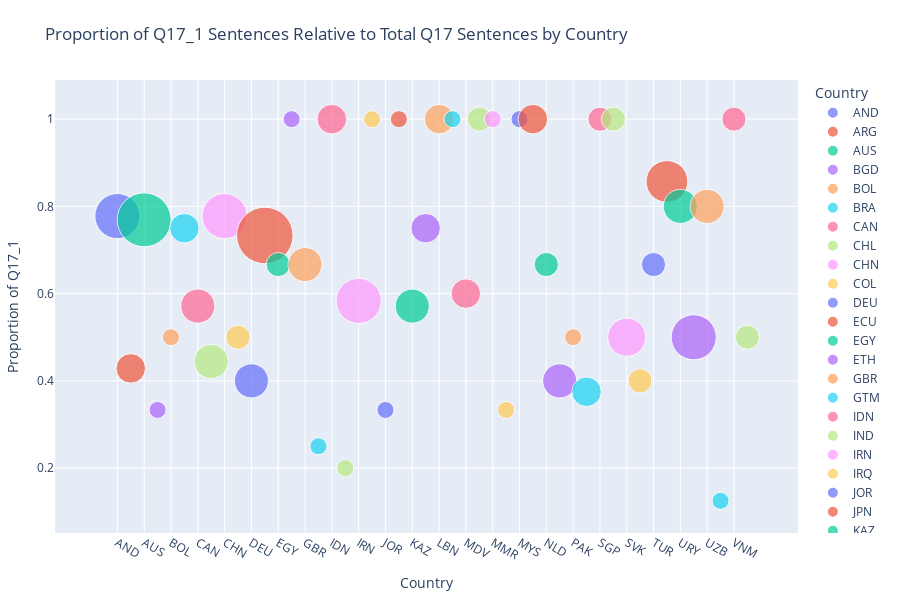

Write notebook code for a chart like this one.
### Code cell
## (Visualization -I) ##

# This code filters predicted Q17-related labels from the predictions dataset,
# calculates sentence counts and proportions of given response per country,
# prepares the data for ordered plotting,
# then creates and displays a scatter plot showing the proportion of Q17_1 sentences relative to total Q17 sentences by country,
# with point sizes representing sentence counts, x-axis showing the countries and y-axis the proportion of given response to total count responses.

%run visualize_preds_props.py

### Figure 1 — Plotly figure (JSON) as saved in the notebook; plotly's stock layout.template omitted (floating-point values rounded to 4 significant figures)
{"data": [{"hovertemplate": "<b>%{hovertext}</b><br><br>Country=%{x}<br>Proportion of Q17_1=%{y}<br>Sentence Count=%{marker.size}<extra></extra>", "hovertext": ["AND"], "legendgroup": "AND", "marker": {"color": "#636efa", "size": [7], "sizemode": "area", "sizeref": 0.006875, "symbol": "circle"}, "mode": "markers", "name": "AND", "orientation": "v", "showlegend": true, "type": "scatter", "x": ["AND"], "xaxis": "x", "y": [0.7778], "yaxis": "y"}, {"hovertemplate": "<b>%{hovertext}</b><br><br>Country=%{x}<br>Proportion of Q17_1=%{y}<br>Sentence Count=%{marker.size}<extra></extra>", "hovertext": ["ARG"], "legendgroup": "ARG", "marker": {"color": "#EF553B", "size": [3], "sizemode": "area", "sizeref": 0.006875, "symbol": "circle"}, "mode": "markers", "name": "ARG", "orientation": "v", "showlegend": true, "type": "scatter", "x": ["ARG"], "xaxis": "x", "y": [0.4286], "yaxis": "y"}, {"hovertemplate": "<b>%{hovertext}</b><br><br>Country=%{x}<br>Proportion of Q17_1=%{y}<br>Sentence Count=%{marker.size}<extra></extra>", "hovertext": ["AUS"], "legendgroup": "AUS", "marker": {"color": "#00cc96", "size": [10], "sizemode": "area", "sizeref": 0.006875, "symbol": "circle"}, "mode": "markers", "name": "AUS", "orientation": "v", "showlegend": true, "type": "scatter", "x": ["AUS"], "xaxis": "x", "y": [0.7692], "yaxis": "y"}, {"hovertemplate": "<b>%{hovertext}</b><br><br>Country=%{x}<br>Proportion of Q17_1=%{y}<br>Sentence Count=%{marker.size}<extra></extra>", "hovertext": ["BGD"], "legendgroup": "BGD", "marker": {"color": "#ab63fa", "size": [1], "sizemode": "area", "sizeref": 0.006875, "symbol": "circle"}, "mode": "markers", "name": "BGD", "orientation": "v", "showlegend": true, "type": "scatter", "x": ["BGD"], "xaxis": "x", "y": [0.3333], "yaxis": "y"}, {"hovertemplate": "<b>%{hovertext}</b><br><br>Country=%{x}<br>Proportion of Q17_1=%{y}<br>Sentence Count=%{marker.size}<extra></extra>", "hovertext": ["BOL"], "legendgroup": "BOL", "marker": {"color": "#FFA15A", "size": [1], "sizemode": "area", "sizeref": 0.006875, "symbol": "circle"}, "mode": "markers", "name": "BOL", "orientation": "v", "showlegend": true, "type": "scatter", "x": ["BOL"], "xaxis": "x", "y": [0.5], "yaxis": "y"}, {"hovertemplate": "<b>%{hovertext}</b><br><br>Country=%{x}<br>Proportion of Q17_1=%{y}<br>Sentence Count=%{marker.size}<extra></extra>", "hovertext": ["BRA"], "legendgroup": "BRA", "marker": {"color": "#19d3f3", "size": [3], "sizemode": "area", "sizeref": 0.006875, "symbol": "circle"}, "mode": "markers", "name": "BRA", "orientation": "v", "showlegend": true, "type": "scatter", "x": ["BRA"], "xaxis": "x", "y": [0.75], "yaxis": "y"}, {"hovertemplate": "<b>%{hovertext}</b><br><br>Country=%{x}<br>Proportion of Q17_1=%{y}<br>Sentence Count=%{marker.size}<extra></extra>", "hovertext": ["CAN"], "legendgroup": "CAN", "marker": {"color": "#FF6692", "size": [4], "sizemode": "area", "sizeref": 0.006875, "symbol": "circle"}, "mode": "markers", "name": "CAN", "orientation": "v", "showlegend": true, "type": "scatter", "x": ["CAN"], "xaxis": "x", "y": [0.5714], "yaxis": "y"}, {"hovertemplate": "<b>%{hovertext}</b><br><br>Country=%{x}<br>Proportion of Q17_1=%{y}<br>Sentence Count=%{marker.size}<extra></extra>", "hovertext": ["CHL"], "legendgroup": "CHL", "marker": {"color": "#B6E880", "size": [4], "sizemode": "area", "sizeref": 0.006875, "symbol": "circle"}, "mode": "markers", "name": "CHL", "orientation": "v", "showlegend": true, "type": "scatter", "x": ["CHL"], "xaxis": "x", "y": [0.4444], "yaxis": "y"}, {"hovertemplate": "<b>%{hovertext}</b><br><br>Country=%{x}<br>Proportion of Q17_1=%{y}<br>Sentence Count=%{marker.size}<extra></extra>", "hovertext": ["CHN"], "legendgroup": "CHN", "marker": {"color": "#FF97FF", "size": [7], "sizemode": "area", "sizeref": 0.006875, "symbol": "circle"}, "mode": "markers", "name": "CHN", "orientation": "v", "showlegend": true, "type": "scatter", "x": ["CHN"], "xaxis": "x", "y": [0.7778], "yaxis": "y"}, {"hovertemplate": "<b>%{hovertext}</b><br><br>Country=%{x}<br>Proportion of Q17_1=%{y}<br>Sentence Count=%{marker.size}<extra></extra>", "hovertext": ["COL"], "legendgroup": "COL", "marker": {"color": "#FECB52", "size": [2], "sizemode": "area", "sizeref": 0.006875, "symbol": "circle"}, "mode": "markers", "name": "COL", "orientation": "v", "showlegend": true, "type": "scatter", "x": ["COL"], "xaxis": "x", "y": [0.5], "yaxis": "y"}, {"hovertemplate": "<b>%{hovertext}</b><br><br>Country=%{x}<br>Proportion of Q17_1=%{y}<br>Sentence Count=%{marker.size}<extra></extra>", "hovertext": ["DEU"], "legendgroup": "DEU", "marker": {"color": "#636efa", "size": [4], "sizemode": "area", "sizeref": 0.006875, "symbol": "circle"}, "mode": "markers", "name": "DEU", "orientation": "v", "showlegend": true, "type": "scatter", "x": ["DEU"], "xaxis": "x", "y": [0.4], "yaxis": "y"}, {"hovertemplate": "<b>%{hovertext}</b><br><br>Country=%{x}<br>Proportion of Q17_1=%{y}<br>Sentence Count=%{marker.size}<extra></extra>", "hovertext": ["ECU"], "legendgroup": "ECU", "marker": {"color": "#EF553B", "size": [11], "sizemode": "area", "sizeref": 0.006875, "symbol": "circle"}, "mode": "markers", "name": "ECU", "orientation": "v", "showlegend": true, "type": "scatter", "x": ["ECU"], "xaxis": "x", "y": [0.7333], "yaxis": "y"}, {"hovertemplate": "<b>%{hovertext}</b><br><br>Country=%{x}<br>Proportion of Q17_1=%{y}<br>Sentence Count=%{marker.size}<extra></extra>", "hovertext": ["EGY"], "legendgroup": "EGY", "marker": {"color": "#00cc96", "size": [2], "sizemode": "area", "sizeref": 0.006875, "symbol": "circle"}, "mode": "markers", "name": "EGY", "orientation": "v", "showlegend": true, "type": "scatter", "x": ["EGY"], "xaxis": "x", "y": [0.6667], "yaxis": "y"}, {"hovertemplate": "<b>%{hovertext}</b><br><br>Country=%{x}<br>Proportion of Q17_1=%{y}<br>Sentence Count=%{marker.size}<extra></extra>", "hovertext": ["ETH"], "legendgroup": "ETH", "marker": {"color": "#ab63fa", "size": [1], "sizemode": "area", "sizeref": 0.006875, "symbol": "circle"}, "mode": "markers", "name": "ETH", "orientation": "v", "showlegend": true, "type": "scatter", "x": ["ETH"], "xaxis": "x", "y": [1.0], "yaxis": "y"}, {"hovertemplate": "<b>%{hovertext}</b><br><br>Country=%{x}<br>Proportion of Q17_1=%{y}<br>Sentence Count=%{marker.size}<extra></extra>", "hovertext": ["GBR"], "legendgroup": "GBR", "marker": {"color": "#FFA15A", "size": [4], "sizemode": "area", "sizeref": 0.006875, "symbol": "circle"}, "mode": "markers", "name": "GBR", "orientation": "v", "showlegend": true, "type": "scatter", "x": ["GBR"], "xaxis": "x", "y": [0.6667], "yaxis": "y"}, {"hovertemplate": "<b>%{hovertext}</b><br><br>Country=%{x}<br>Proportion of Q17_1=%{y}<br>Sentence Count=%{marker.size}<extra></extra>", "hovertext": ["GTM"], "legendgroup": "GTM", "marker": {"color": "#19d3f3", "size": [1], "sizemode": "area", "sizeref": 0.006875, "symbol": "circle"}, "mode": "markers", "name": "GTM", "orientation": "v", "showlegend": true, "type": "scatter", "x": ["GTM"], "xaxis": "x", "y": [0.25], "yaxis": "y"}, {"hovertemplate": "<b>%{hovertext}</b><br><br>Country=%{x}<br>Proportion of Q17_1=%{y}<br>Sentence Count=%{marker.size}<extra></extra>", "hovertext": ["IDN"], "legendgroup": "IDN", "marker": {"color": "#FF6692", "size": [3], "sizemode": "area", "sizeref": 0.006875, "symbol": "circle"}, "mode": "markers", "name": "IDN", "orientation": "v", "showlegend": true, "type": "scatter", "x": ["IDN"], "xaxis": "x", "y": [1.0], "yaxis": "y"}, {"hovertemplate": "<b>%{hovertext}</b><br><br>Country=%{x}<br>Proportion of Q17_1=%{y}<br>Sentence Count=%{marker.size}<extra></extra>", "hovertext": ["IND"], "legendgroup": "IND", "marker": {"color": "#B6E880", "size": [1], "sizemode": "area", "sizeref": 0.006875, "symbol": "circle"}, "mode": "markers", "name": "IND", "orientation": "v", "showlegend": true, "type": "scatter", "x": ["IND"], "xaxis": "x", "y": [0.2], "yaxis": "y"}, {"hovertemplate": "<b>%{hovertext}</b><br><br>Country=%{x}<br>Proportion of Q17_1=%{y}<br>Sentence Count=%{marker.size}<extra></extra>", "hovertext": ["IRN"], "legendgroup": "IRN", "marker": {"color": "#FF97FF", "size": [7], "sizemode": "area", "sizeref": 0.006875, "symbol": "circle"}, "mode": "markers", "name": "IRN", "orientation": "v", "showlegend": true, "type": "scatter", "x": ["IRN"], "xaxis": "x", "y": [0.5833], "yaxis": "y"}, {"hovertemplate": "<b>%{hovertext}</b><br><br>Country=%{x}<br>Proportion of Q17_1=%{y}<br>Sentence Count=%{marker.size}<extra></extra>", "hovertext": ["IRQ"], "legendgroup": "IRQ", "marker": {"color": "#FECB52", "size": [1], "sizemode": "area", "sizeref": 0.006875, "symbol": "circle"}, "mode": "markers", "name": "IRQ", "orientation": "v", "showlegend": true, "type": "scatter", "x": ["IRQ"], "xaxis": "x", "y": [1.0], "yaxis": "y"}, {"hovertemplate": "<b>%{hovertext}</b><br><br>Country=%{x}<br>Proportion of Q17_1=%{y}<br>Sentence Count=%{marker.size}<extra></extra>", "hovertext": ["JOR"], "legendgroup": "JOR", "marker": {"color": "#636efa", "size": [1], "sizemode": "area", "sizeref": 0.006875, "symbol": "circle"}, "mode": "markers", "name": "JOR", "orientation": "v", "showlegend": true, "type": "scatter", "x": ["JOR"], "xaxis": "x", "y": [0.3333], "yaxis": "y"}, {"hovertemplate": "<b>%{hovertext}</b><br><br>Country=%{x}<br>Proportion of Q17_1=%{y}<br>Sentence Count=%{marker.size}<extra></extra>", "hovertext": ["JPN"], "legendgroup": "JPN", "marker": {"color": "#EF553B", "size": [1], "sizemode": "area", "sizeref": 0.006875, "symbol": "circle"}, "mode": "markers", "name": "JPN", "orientation": "v", "showlegend": true, "type": "scatter", "x": ["JPN"], "xaxis": "x", "y": [1.0], "yaxis": "y"}, {"hovertemplate": "<b>%{hovertext}</b><br><br>Country=%{x}<br>Proportion of Q17_1=%{y}<br>Sentence Count=%{marker.size}<extra></extra>", "hovertext": ["KAZ"], "legendgroup": "KAZ", "marker": {"color": "#00cc96", "size": [4], "sizemode": "area", "sizeref": 0.006875, "symbol": "circle"}, "mode": "markers", "name": "KAZ", "orientation": "v", "showlegend": true, "type": "scatter", "x": ["KAZ"], "xaxis": "x", "y": [0.5714], "yaxis": "y"}, {"hovertemplate": "<b>%{hovertext}</b><br><br>Country=%{x}<br>Proportion of Q17_1=%{y}<br>Sentence Count=%{marker.size}<extra></extra>", "hovertext": ["KEN"], "legendgroup": "KEN", "marker": {"color": "#ab63fa", "size": [3], "sizemode": "area", "sizeref": 0.006875, "symbol": "circle"}, "mode": "markers", "name": "KEN", "orientation": "v", "showlegend": true, "type": "scatter", "x": ["KEN"], "xaxis": "x", "y": [0.75], "yaxis": "y"}, {"hovertemplate": "<b>%{hovertext}</b><br><br>Country=%{x}<br>Proportion of Q17_1=%{y}<br>Sentence Count=%{marker.size}<extra></extra>", "hovertext": ["LBN"], "legendgroup": "LBN", "marker": {"color": "#FFA15A", "size": [3], "sizemode": "area", "sizeref": 0.006875, "symbol": "circle"}, "mode": "markers", "name": "LBN", "orientation": "v", "showlegend": true, "type": "scatter", "x": ["LBN"], "xaxis": "x", "y": [1.0], "yaxis": "y"}, {"hovertemplate": "<b>%{hovertext}</b><br><br>Country=%{x}<br>Proportion of Q17_1=%{y}<br>Sentence Count=%{marker.size}<extra></extra>", "hovertext": ["MAR"], "legendgroup": "MAR", "marker": {"color": "#19d3f3", "size": [1], "sizemode": "area", "sizeref": 0.006875, "symbol": "circle"}, "mode": "markers", "name": "MAR", "orientation": "v", "showlegend": true, "type": "scatter", "x": ["MAR"], "xaxis": "x", "y": [1.0], "yaxis": "y"}, {"hovertemplate": "<b>%{hovertext}</b><br><br>Country=%{x}<br>Proportion of Q17_1=%{y}<br>Sentence Count=%{marker.size}<extra></extra>", "hovertext": ["MDV"], "legendgroup": "MDV", "marker": {"color": "#FF6692", "size": [3], "sizemode": "area", "sizeref": 0.006875, "symbol": "circle"}, "mode": "markers", "name": "MDV", "orientation": "v", "showlegend": true, "type": "scatter", "x": ["MDV"], "xaxis": "x", "y": [0.6], "yaxis": "y"}, {"hovertemplate": "<b>%{hovertext}</b><br><br>Country=%{x}<br>Proportion of Q17_1=%{y}<br>Sentence Count=%{marker.size}<extra></extra>", "hovertext": ["MEX"], "legendgroup": "MEX", "marker": {"color": "#B6E880", "size": [2], "sizemode": "area", "sizeref": 0.006875, "symbol": "circle"}, "mode": "markers", "name": "MEX", "orientation": "v", "showlegend": true, "type": "scatter", "x": ["MEX"], "xaxis": "x", "y": [1.0], "yaxis": "y"}, {"hovertemplate": "<b>%{hovertext}</b><br><br>Country=%{x}<br>Proportion of Q17_1=%{y}<br>Sentence Count=%{marker.size}<extra></extra>", "hovertext": ["MMR"], "legendgroup": "MMR", "marker": {"color": "#FF97FF", "size": [1], "sizemode": "area", "sizeref": 0.006875, "symbol": "circle"}, "mode": "markers", "name": "MMR", "orientation": "v", "showlegend": true, "type": "scatter", "x": ["MMR"], "xaxis": "x", "y": [1.0], "yaxis": "y"}, {"hovertemplate": "<b>%{hovertext}</b><br><br>Country=%{x}<br>Proportion of Q17_1=%{y}<br>Sentence Count=%{marker.size}<extra></extra>", "hovertext": ["MNG"], "legendgroup": "MNG", "marker": {"color": "#FECB52", "size": [1], "sizemode": "area", "sizeref": 0.006875, "symbol": "circle"}, "mode": "markers", "name": "MNG", "orientation": "v", "showlegend": true, "type": "scatter", "x": ["MNG"], "xaxis": "x", "y": [0.3333], "yaxis": "y"}, {"hovertemplate": "<b>%{hovertext}</b><br><br>Country=%{x}<br>Proportion of Q17_1=%{y}<br>Sentence Count=%{marker.size}<extra></extra>", "hovertext": ["MYS"], "legendgroup": "MYS", "marker": {"color": "#636efa", "size": [1], "sizemode": "area", "sizeref": 0.006875, "symbol": "circle"}, "mode": "markers", "name": "MYS", "orientation": "v", "showlegend": true, "type": "scatter", "x": ["MYS"], "xaxis": "x", "y": [1.0], "yaxis": "y"}, {"hovertemplate": "<b>%{hovertext}</b><br><br>Country=%{x}<br>Proportion of Q17_1=%{y}<br>Sentence Count=%{marker.size}<extra></extra>", "hovertext": ["NIC"], "legendgroup": "NIC", "marker": {"color": "#EF553B", "size": [3], "sizemode": "area", "sizeref": 0.006875, "symbol": "circle"}, "mode": "markers", "name": "NIC", "orientation": "v", "showlegend": true, "type": "scatter", "x": ["NIC"], "xaxis": "x", "y": [1.0], "yaxis": "y"}, {"hovertemplate": "<b>%{hovertext}</b><br><br>Country=%{x}<br>Proportion of Q17_1=%{y}<br>Sentence Count=%{marker.size}<extra></extra>", "hovertext": ["NLD"], "legendgroup": "NLD", "marker": {"color": "#00cc96", "size": [2], "sizemode": "area", "sizeref": 0.006875, "symbol": "circle"}, "mode": "markers", "name": "NLD", "orientation": "v", "showlegend": true, "type": "scatter", "x": ["NLD"], "xaxis": "x", "y": [0.6667], "yaxis": "y"}, {"hovertemplate": "<b>%{hovertext}</b><br><br>Country=%{x}<br>Proportion of Q17_1=%{y}<br>Sentence Count=%{marker.size}<extra></extra>", "hovertext": ["NZL"], "legendgroup": "NZL", "marker": {"color": "#ab63fa", "size": [4], "sizemode": "area", "sizeref": 0.006875, "symbol": "circle"}, "mode": "markers", "name": "NZL", "orientation": "v", "showlegend": true, "type": "scatter", "x": ["NZL"], "xaxis": "x", "y": [0.4], "yaxis": "y"}, {"hovertemplate": "<b>%{hovertext}</b><br><br>Country=%{x}<br>Proportion of Q17_1=%{y}<br>Sentence Count=%{marker.size}<extra></extra>", "hovertext": ["PAK"], "legendgroup": "PAK", "marker": {"color": "#FFA15A", "size": [1], "sizemode": "area", "sizeref": 0.006875, "symbol": "circle"}, "mode": "markers", "name": "PAK", "orientation": "v", "showlegend": true, "type": "scatter", "x": ["PAK"], "xaxis": "x", "y": [0.5], "yaxis": "y"}, {"hovertemplate": "<b>%{hovertext}</b><br><br>Country=%{x}<br>Proportion of Q17_1=%{y}<br>Sentence Count=%{marker.size}<extra></extra>", "hovertext": ["PHL"], "legendgroup": "PHL", "marker": {"color": "#19d3f3", "size": [3], "sizemode": "area", "sizeref": 0.006875, "symbol": "circle"}, "mode": "markers", "name": "PHL", "orientation": "v", "showlegend": true, "type": "scatter", "x": ["PHL"], "xaxis": "x", "y": [0.375], "yaxis": "y"}, {"hovertemplate": "<b>%{hovertext}</b><br><br>Country=%{x}<br>Proportion of Q17_1=%{y}<br>Sentence Count=%{marker.size}<extra></extra>", "hovertext": ["SGP"], "legendgroup": "SGP", "marker": {"color": "#FF6692", "size": [2], "sizemode": "area", "sizeref": 0.006875, "symbol": "circle"}, "mode": "markers", "name": "SGP", "orientation": "v", "showlegend": true, "type": "scatter", "x": ["SGP"], "xaxis": "x", "y": [1.0], "yaxis": "y"}, {"hovertemplate": "<b>%{hovertext}</b><br><br>Country=%{x}<br>Proportion of Q17_1=%{y}<br>Sentence Count=%{marker.size}<extra></extra>", "hovertext": ["SRB"], "legendgroup": "SRB", "marker": {"color": "#B6E880", "size": [2], "sizemode": "area", "sizeref": 0.006875, "symbol": "circle"}, "mode": "markers", "name": "SRB", "orientation": "v", "showlegend": true, "type": "scatter", "x": ["SRB"], "xaxis": "x", "y": [1.0], "yaxis": "y"}, {"hovertemplate": "<b>%{hovertext}</b><br><br>Country=%{x}<br>Proportion of Q17_1=%{y}<br>Sentence Count=%{marker.size}<extra></extra>", "hovertext": ["SVK"], "legendgroup": "SVK", "marker": {"color": "#FF97FF", "size": [5], "sizemode": "area", "sizeref": 0.006875, "symbol": "circle"}, "mode": "markers", "name": "SVK", "orientation": "v", "showlegend": true, "type": "scatter", "x": ["SVK"], "xaxis": "x", "y": [0.5], "yaxis": "y"}, {"hovertemplate": "<b>%{hovertext}</b><br><br>Country=%{x}<br>Proportion of Q17_1=%{y}<br>Sentence Count=%{marker.size}<extra></extra>", "hovertext": ["THA"], "legendgroup": "THA", "marker": {"color": "#FECB52", "size": [2], "sizemode": "area", "sizeref": 0.006875, "symbol": "circle"}, "mode": "markers", "name": "THA", "orientation": "v", "showlegend": true, "type": "scatter", "x": ["THA"], "xaxis": "x", "y": [0.4], "yaxis": "y"}, {"hovertemplate": "<b>%{hovertext}</b><br><br>Country=%{x}<br>Proportion of Q17_1=%{y}<br>Sentence Count=%{marker.size}<extra></extra>", "hovertext": ["TUR"], "legendgroup": "TUR", "marker": {"color": "#636efa", "size": [2], "sizemode": "area", "sizeref": 0.006875, "symbol": "circle"}, "mode": "markers", "name": "TUR", "orientation": "v", "showlegend": true, "type": "scatter", "x": ["TUR"], "xaxis": "x", "y": [0.6667], "yaxis": "y"}, {"hovertemplate": "<b>%{hovertext}</b><br><br>Country=%{x}<br>Proportion of Q17_1=%{y}<br>Sentence Count=%{marker.size}<extra></extra>", "hovertext": ["UKR"], "legendgroup": "UKR", "marker": {"color": "#EF553B", "size": [6], "sizemode": "area", "sizeref": 0.006875, "symbol": "circle"}, "mode": "markers", "name": "UKR", "orientation": "v", "showlegend": true, "type": "scatter", "x": ["UKR"], "xaxis": "x", "y": [0.8571], "yaxis": "y"}, {"hovertemplate": "<b>%{hovertext}</b><br><br>Country=%{x}<br>Proportion of Q17_1=%{y}<br>Sentence Count=%{marker.size}<extra></extra>", "hovertext": ["URY"], "legendgroup": "URY", "marker": {"color": "#00cc96", "size": [4], "sizemode": "area", "sizeref": 0.006875, "symbol": "circle"}, "mode": "markers", "name": "URY", "orientation": "v", "showlegend": true, "type": "scatter", "x": ["URY"], "xaxis": "x", "y": [0.8], "yaxis": "y"}, {"hovertemplate": "<b>%{hovertext}</b><br><br>Country=%{x}<br>Proportion of Q17_1=%{y}<br>Sentence Count=%{marker.size}<extra></extra>", "hovertext": ["USA"], "legendgroup": "USA", "marker": {"color": "#ab63fa", "size": [7], "sizemode": "area", "sizeref": 0.006875, "symbol": "circle"}, "mode": "markers", "name": "USA", "orientation": "v", "showlegend": true, "type": "scatter", "x": ["USA"], "xaxis": "x", "y": [0.5], "yaxis": "y"}, {"hovertemplate": "<b>%{hovertext}</b><br><br>Country=%{x}<br>Proportion of Q17_1=%{y}<br>Sentence Count=%{marker.size}<extra></extra>", "hovertext": ["UZB"], "legendgroup": "UZB", "marker": {"color": "#FFA15A", "size": [4], "sizemode": "area", "sizeref": 0.006875, "symbol": "circle"}, "mode": "markers", "name": "UZB", "orientation": "v", "showlegend": true, "type": "scatter", "x": ["UZB"], "xaxis": "x", "y": [0.8], "yaxis": "y"}, {"hovertemplate": "<b>%{hovertext}</b><br><br>Country=%{x}<br>Proportion of Q17_1=%{y}<br>Sentence Count=%{marker.size}<extra></extra>", "hovertext": ["VEN"], "legendgroup": "VEN", "marker": {"color": "#19d3f3", "size": [1], "sizemode": "area", "sizeref": 0.006875, "symbol": "circle"}, "mode": "markers", "name": "VEN", "orientation": "v", "showlegend": true, "type": "scatter", "x": ["VEN"], "xaxis": "x", "y": [0.125], "yaxis": "y"}, {"hovertemplate": "<b>%{hovertext}</b><br><br>Country=%{x}<br>Proportion of Q17_1=%{y}<br>Sentence Count=%{marker.size}<extra></extra>", "hovertext": ["VNM"], "legendgroup": "VNM", "marker": {"color": "#FF6692", "size": [2], "sizemode": "area", "sizeref": 0.006875, "symbol": "circle"}, "mode": "markers", "name": "VNM", "orientation": "v", "showlegend": true, "type": "scatter", "x": ["VNM"], "xaxis": "x", "y": [1.0], "yaxis": "y"}, {"hovertemplate": "<b>%{hovertext}</b><br><br>Country=%{x}<br>Proportion of Q17_1=%{y}<br>Sentence Count=%{marker.size}<extra></extra>", "hovertext": ["ZWE"], "legendgroup": "ZWE", "marker": {"color": "#B6E880", "size": [2], "sizemode": "area", "sizeref": 0.006875, "symbol": "circle"}, "mode": "markers", "name": "ZWE", "orientation": "v", "showlegend": true, "type": "scatter", "x": ["ZWE"], "xaxis": "x", "y": [0.5], "yaxis": "y"}], "layout": {"height": 600, "legend": {"itemsizing": "constant", "title": {"text": "Country"}, "tracegroupgap": 0}, "margin": {"b": 40, "l": 40, "r": 40, "t": 80}, "title": {"text": "Proportion of Q17_1 Sentences Relative to Total Q17 Sentences by Country"}, "xaxis": {"anchor": "y", "categoryarray": ["AND", "ARG", "AUS", "BGD", "BOL", "BRA", "CAN", "CHL", "CHN", "COL", "DEU", "ECU", "EGY", "ETH", "GBR", "GTM", "IDN", "IND", "IRN", "IRQ", "JOR", "JPN", "KAZ", "KEN", "LBN", "MAR", "MDV", "MEX", "MMR", "MNG", "MYS", "NIC", "NLD", "NZL", "PAK", "PHL", "SGP", "SRB", "SVK", "THA", "TUR", "UKR", "URY", "USA", "UZB", "VEN", "VNM", "ZWE"], "categoryorder": "array", "domain": [0, 1], "title": {"text": "Country"}}, "yaxis": {"anchor": "x", "domain": [0, 1], "title": {"text": "Proportion of Q17_1"}}}}
